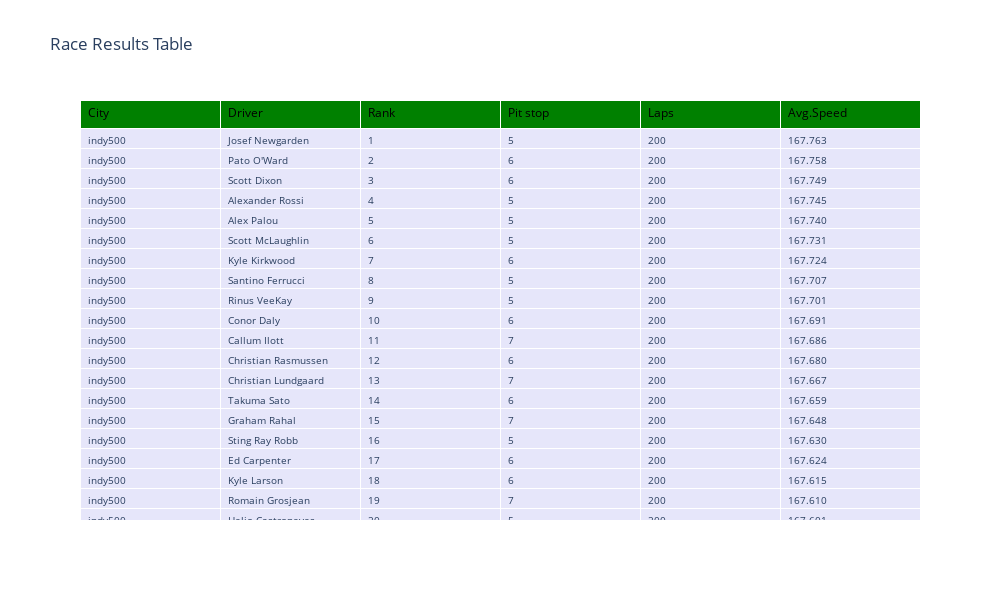

This figure's notebook cell:
### Code cell
import plotly.graph_objects as go


df_filtered = race_result_df[['City','Driver', 'Rank', 'Pit stop', 'Laps', 'Avg.Speed']] 
df_filtered_indy500 =df_filtered[df_filtered['City'].str.lower() == 'indy500']

# Create a Plotly Table for the filtered data
table = go.Figure(data=[go.Table(
    header=dict(
        values=list(df_filtered.columns),  
        fill_color='green',  
        align='left',  
        font=dict(size=12, color='black')
    ),
    cells=dict(
        values=[df_filtered_indy500[col] for col in df_filtered_indy500.columns],  
        fill_color='lavender',  
        align='left', 
        font=dict(size=10)
    )
)])


table.update_layout(
    title="Race Results Table",
    height=600,  
    width=1000   
)

# Show the table
table.show()

### Figure 1 — Plotly figure (JSON) as saved in the notebook; plotly's stock layout.template omitted (floating-point values rounded to 4 significant figures; data arrays with more than 128 entries replaced by an {"elided": "..."} marker saying what was removed)
{"data": [{"cells": {"align": "left", "fill": {"color": "lavender"}, "font": {"size": 10}, "values": {"elided": "6x33 mixed values"}}, "header": {"align": "left", "fill": {"color": "green"}, "font": {"color": "black", "size": 12}, "values": ["City", "Driver", "Rank", "Pit stop", "Laps", "Avg.Speed"]}, "type": "table"}], "layout": {"height": 600, "title": {"text": "Race Results Table"}, "width": 1000}}
